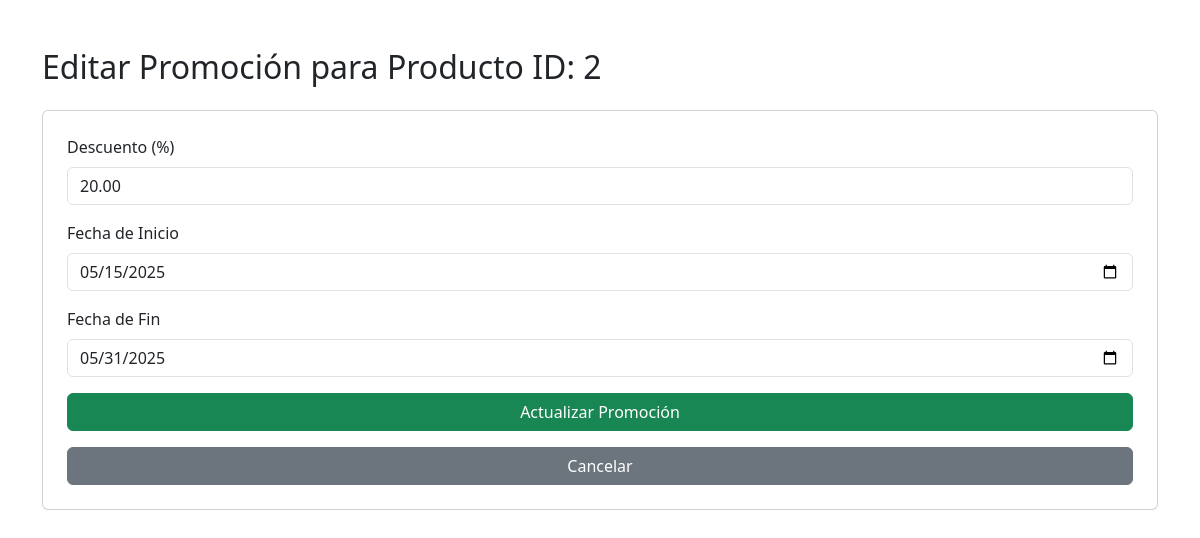
Page /sales_system/modules/Promociones/Views/edit.php?product_id=2 (signed in) on the committed database.
### tables this page shows
CREATE TABLE IF NOT EXISTS `promociones` (
  `id` int NOT NULL AUTO_INCREMENT,
  `product_id` int NOT NULL,
  `discount_percent` decimal(5,2) NOT NULL,
  `start_date` date NOT NULL,
  `end_date` date DEFAULT NULL,
  `created_at` timestamp NULL DEFAULT CURRENT_TIMESTAMP,
  `updated_at` timestamp NULL DEFAULT CURRENT_TIMESTAMP ON UPDATE CURRENT_TIMESTAMP,
  PRIMARY KEY (`id`),
  KEY `product_id` (`product_id`)
);

### sales_system/modules/Promociones/Controllers/PromocionesController.php (called while the page is built, shortened)
<?php
require_once __DIR__ . '/../Model/Promociones.php';
class PromocionesController {
    private $conn;
    public function __construct($conn) {
        $this->conn = $conn;
    }
    public function getPromotionsByProduct($product_id) {
        $stmt = $this->conn->prepare("SELECT * FROM promociones WHERE product_id = ?");
        $stmt->bind_param("i", $product_id);
        $stmt->execute();
        $result = $stmt->get_result();
        $promotions = [];
        while ($row = $result->fetch_assoc()) {
            $promotions[] = new Promotion(
                $row['id'],
                $row['product_id'],
                $row['discount_percent'],
                $row['start_date'],
                $row['end_date'],
                $row['created_at'],
                $row['updated_at']
            );
        }
        return $promotions;
    }
}

### sales_system/modules/Promociones/Model/Promociones.php (called while the page is built, shortened)
<?php
class Promotion {
    public function __construct($id, $product_id, $discount_percent, $start_date, $end_date = null, $created_at = null, $updated_at = null) {
        $this->discount_percent = $discount_percent;
        $this->start_date = $start_date;
        $this->end_date = $end_date;
    }
}

### sales_system/modules/Promociones/Views/edit.php (the view, shortened to what this page needs)
<?php
require_once __DIR__ . '/../../../db.php';
require_once '../Controllers/PromocionesController.php';
$product_id = $_GET['product_id'];
$controller = new PromocionesController($conn);
$promociones = $controller->getPromotionsByProduct($product_id);
$promo = isset($promociones[0]) ? $promociones[0] : null;
?>
<!DOCTYPE html>
<html lang="es">
<head>
    <link href="https://cdn.jsdelivr.net/npm/bootstrap@5.3.0/dist/css/bootstrap.min.css" rel="stylesheet">
</head>
<body class="container mt-5">
    <h2 class="mb-4">Editar Promoción para Producto ID: <?= $product_id ?></h2>
    <form method="POST" class="card p-4 ">
        <div class="mb-3">
            <label for="discount_percent" class="form-label">Descuento (%)</label>
            <input type="number" step="0.01" class="form-control" id="discount_percent" name="discount_percent" value="<?= $promo->discount_percent ?>" required>
        </div>
        <div class="mb-3">
            <label for="start_date" class="form-label">Fecha de Inicio</label>
            <input type="date" class="form-control" id="start_date" name="start_date" value="<?= $promo->start_date ?>" required>
        </div>
        <div class="mb-3">
            <label for="end_date" class="form-label">Fecha de Fin</label>
            <input type="date" class="form-control" id="end_date" name="end_date" value="<?= $promo->end_date ?>" required>
        </div>
        <button type="submit" class="btn btn-success">Actualizar Promoción</button>
        <a href="index.php" class="btn btn-secondary mt-3">Cancelar</a>
    </form>
</body>
</html>

### rows in the picture
promociones: discount_percent "20.00", start_date "05/15/2025", end_date "05/31/2025"

### other values in the picture
$product_id "2"
